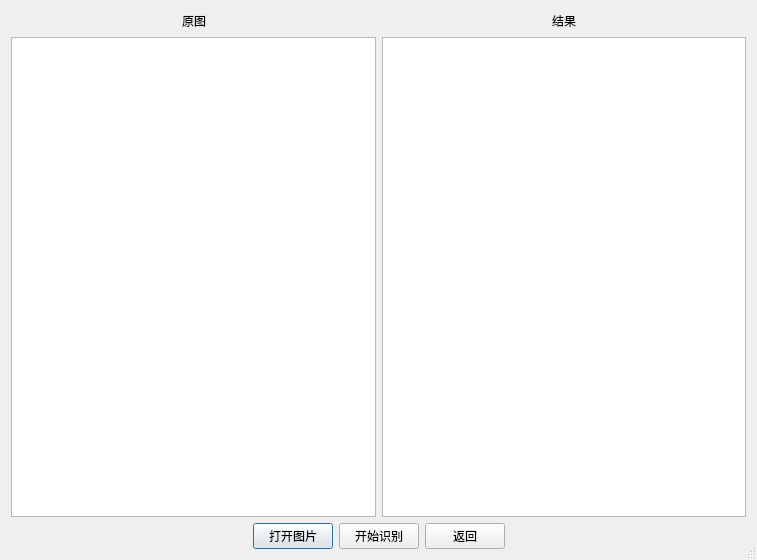
<?xml version="1.0" encoding="UTF-8"?>
<ui version="4.0">
 <class>texture_rec_Dialog</class>
 <widget class="QDialog" name="texture_rec_Dialog">
  <property name="geometry">
   <rect>
    <x>0</x>
    <y>0</y>
    <width>757</width>
    <height>560</height>
   </rect>
  </property>
  <property name="windowTitle">
   <string>纹理图片识别</string>
  </property>
  <property name="sizeGripEnabled">
   <bool>true</bool>
  </property>
  <layout class="QVBoxLayout" name="verticalLayout_2">
   <item>
    <layout class="QVBoxLayout" name="verticalLayout">
     <item>
      <layout class="QHBoxLayout" name="horizontalLayout_3">
       <item>
        <layout class="QHBoxLayout" name="horizontalLayout_5">
         <item>
          <spacer name="horizontalSpacer_6">
           <property name="orientation">
            <enum>Qt::Horizontal</enum>
           </property>
           <property name="sizeHint" stdset="0">
            <size>
             <width>40</width>
             <height>20</height>
            </size>
           </property>
          </spacer>
         </item>
         <item>
          <widget class="QLabel" name="label_2">
           <property name="text">
            <string>原图</string>
           </property>
          </widget>
         </item>
         <item>
          <spacer name="horizontalSpacer_5">
           <property name="orientation">
            <enum>Qt::Horizontal</enum>
           </property>
           <property name="sizeHint" stdset="0">
            <size>
             <width>40</width>
             <height>20</height>
            </size>
           </property>
          </spacer>
         </item>
        </layout>
       </item>
       <item>
        <layout class="QHBoxLayout" name="horizontalLayout_4">
         <item>
          <spacer name="horizontalSpacer_4">
           <property name="orientation">
            <enum>Qt::Horizontal</enum>
           </property>
           <property name="sizeHint" stdset="0">
            <size>
             <width>40</width>
             <height>20</height>
            </size>
           </property>
          </spacer>
         </item>
         <item>
          <widget class="QLabel" name="label">
           <property name="text">
            <string>结果</string>
           </property>
          </widget>
         </item>
         <item>
          <spacer name="horizontalSpacer_3">
           <property name="orientation">
            <enum>Qt::Horizontal</enum>
           </property>
           <property name="sizeHint" stdset="0">
            <size>
             <width>40</width>
             <height>20</height>
            </size>
           </property>
          </spacer>
         </item>
        </layout>
       </item>
      </layout>
     </item>
     <item>
      <layout class="QHBoxLayout" name="horizontalLayout">
       <item>
        <widget class="QGraphicsView" name="graphicsView"/>
       </item>
       <item>
        <widget class="QGraphicsView" name="graphicsView_2"/>
       </item>
      </layout>
     </item>
     <item>
      <layout class="QHBoxLayout" name="horizontalLayout_2">
       <item>
        <spacer name="horizontalSpacer_2">
         <property name="orientation">
          <enum>Qt::Horizontal</enum>
         </property>
         <property name="sizeHint" stdset="0">
          <size>
           <width>40</width>
           <height>20</height>
          </size>
         </property>
        </spacer>
       </item>
       <item>
        <widget class="QPushButton" name="pushButton">
         <property name="text">
          <string>打开图片</string>
         </property>
        </widget>
       </item>
       <item>
        <widget class="QPushButton" name="pushButton_2">
         <property name="text">
          <string>开始识别</string>
         </property>
        </widget>
       </item>
       <item>
        <widget class="QPushButton" name="pushButton_3">
         <property name="text">
          <string>返回</string>
         </property>
        </widget>
       </item>
       <item>
        <spacer name="horizontalSpacer">
         <property name="orientation">
          <enum>Qt::Horizontal</enum>
         </property>
         <property name="sizeHint" stdset="0">
          <size>
           <width>40</width>
           <height>20</height>
          </size>
         </property>
        </spacer>
       </item>
      </layout>
     </item>
    </layout>
   </item>
  </layout>
 </widget>
 <resources/>
 <connections/>
</ui>
